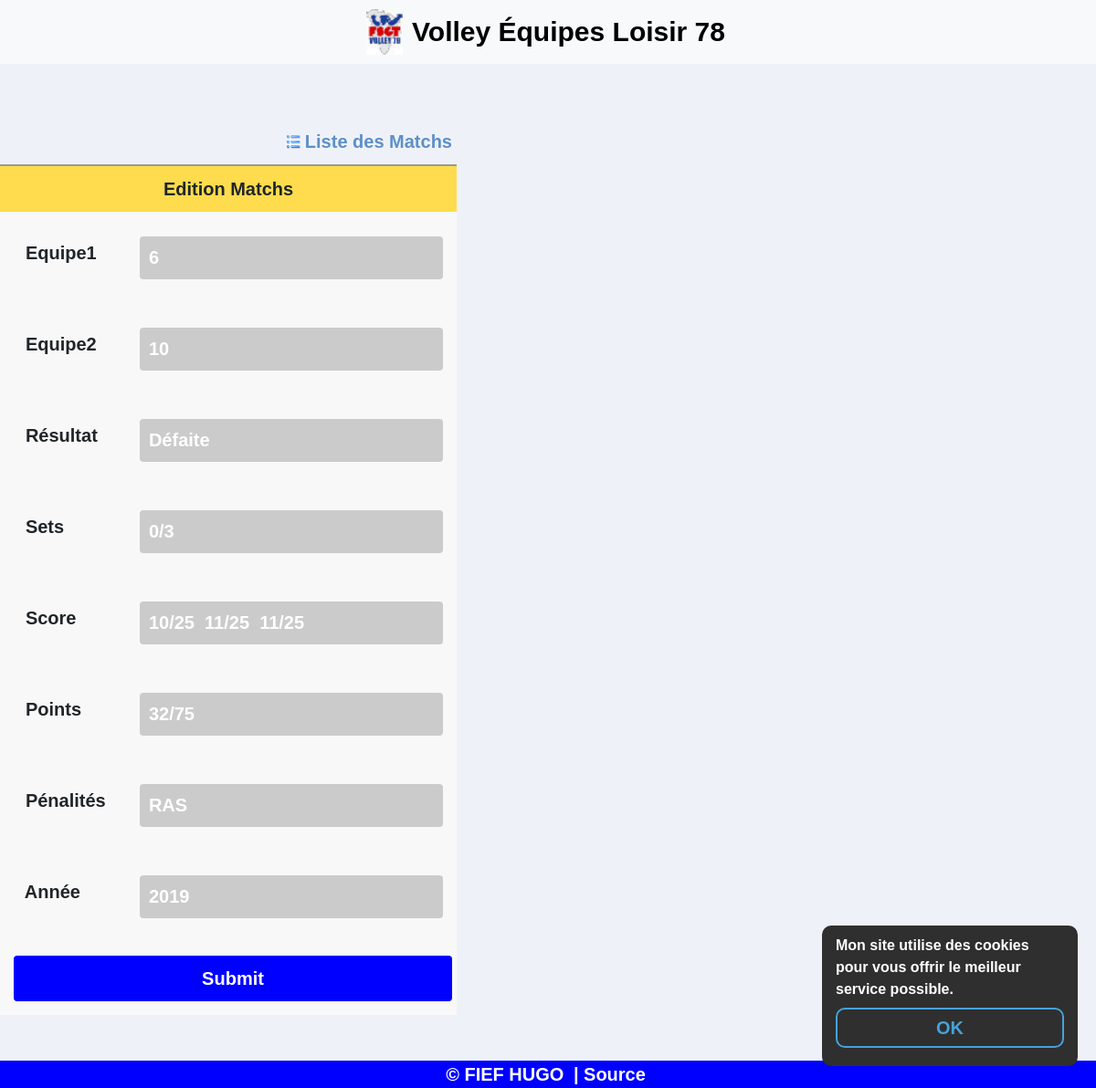
/crud/editM.php?year=2019&id=22 (signed in), run on the app's committed database.
### tables this page shows
CREATE TABLE IF NOT EXISTS `volley_matchs` (
  `id` int(11) NOT NULL AUTO_INCREMENT,
  `id_equipe1` int(11) NOT NULL,
  `id_equipe2` int(11) NOT NULL,
  `resultat` varchar(255) NOT NULL,
  `sets` varchar(255) NOT NULL,
  `scores` varchar(255) NOT NULL,
  `points` varchar(255) NOT NULL,
  `penalites` varchar(255) NOT NULL,
  `annee` int(11) NOT NULL,
  PRIMARY KEY (`id`)
);

### crud/editM.php (called while the page is built, shortened)
<?php
$get_year = htmlspecialchars(Util::getGetParam('year'));
$get_year = (int)$get_year;
$user = Matchs::getMatchs($_GET["id"], $get_year);
require_once("views/editM.view.php");
require_once('../include/footer.php');
?>

### include/class/Util.php (called while the page is built, shortened)
<?php
class Util
{
    public static function getGetParam($param)
    {
        if (!empty($_GET[$param]) && $_GET[$param] !== '') {
            return $_GET[$param];
        }
        return '';
    }
}
?>

### include/class/Bdd.php (called while the page is built, shortened)
<?php
class Bdd
{
    private static $_instance = null;
    private function __construct()
    {
        $this->conn = new PDO('mysql:host=localhost;dbname=volley;charset=utf8', 'root', '', array(PDO::ATTR_ERRMODE => PDO::ERRMODE_EXCEPTION));
    }
    public static function getInstance()
    {
        if (!static::$_instance) {
            static::$_instance = new Bdd();
        }
        return static::$_instance;
    }
}

### include/class/Matchs.php (called while the page is built, shortened)
<?php
class Matchs extends Bdd
{
    public static function getMatchs($id, $year)
    {
        return Bdd::getInstance()->conn->query('SELECT * FROM `volley_matchs` WHERE
            `id` = "' . $id . '" AND annee = "' . $year . '"')->fetchAll();
    }
}
?>

### crud/views/editM.view.php (the view, shortened to what this page needs)
<div class="content">
    <form name="frmUser" method="post" action="">
        <div style="width:500px;">
            <div style="padding-bottom:5px;">
                <a style="display: flex; justify-content: flex-end; align-items: center;" href="index.php" class="link">
                    <img style="display: block; margin-right: 5px;" alt='List' title='List'
                         src='../ressources/crud/list.png' width='15px' height='15px'/>
                    Liste des Matchs
                </a>
            </div>
            <table border="0" style="width: 500px; text-align: center;"
                   aria-describedby="édition résultats" class="tblSaveForm">
                <tr class="tableheader">
                    <td colspan="2">Edition Matchs</td>
                </tr>
                <?php foreach ($user as $value) { ?>
                    <tr>
                        <td><label>Equipe1</label></td>
                        <td>
                            <input class="form-control txtField" id="validationServer01"
                                type="number" placeholder="Moyenne E4" step="1"
                                name="id_equipe1" min="1" max="9999"
                                value="<?php echo $value['id_equipe1']; ?>"
                            >
                        </td>
                    </tr>
                    <tr>
                        <td><label>Equipe2</label></td>
                        <td>
                            <input class="form-control txtField" id="validationServer01"
                                type="number" placeholder="Moyenne E4" step="1"
                                name="id_equipe2" min="1" max="9999"
                                value="<?php echo $value['id_equipe2']; ?>"
                            >
                        </td>
                    </tr>
                    <tr>
                        <td><label>Résultat</label></td>
                        <td>
                            <input class="form-control txtField" id="validationServer01"
                                type="text" placeholder="Moyenne E4" name="resultat"
                                value="<?php echo $value['resultat']; ?>"
                            >
                        </td>
                    </tr>
                    <tr>
                        <td><label>Sets</label></td>
                        <td>
                            <input class="form-control txtField" id="validationServer01"
                                type="text" placeholder="Moyenne E4" name="sets"
                                value="<?php echo $value['sets']; ?>"
                            >
                        </td>
                    </tr>
                    <tr>
                        <td><label>Score</label></td>
                        <td>
                            <input class="form-control txtField" id="validationServer01"
                                type="text" placeholder="Moyenne E4" name="scores"
                                value="<?php echo $value['scores']; ?>"
                            >
                        </td>
                    </tr>
                    <tr>
                        <td><label>Points</label></td>
                        <td>
                            <input class="form-control txtField" id="validationServer01"
                                type="text" placeholder="Moyenne E4" name="points"
                                value="<?php echo $value['points']; ?>"
                            >
                        </td>
                    </tr>
                    <tr>
                        <td><label>Pénalités</label></td>
                        <td>
                            <input class="form-control txtField" id="validationServer01"
                                type="text" placeholder="Moyenne E4" name="penalites"
                                value="<?php echo $value['penalites']; ?>"
                            >
                        </td>
                    </tr>
                    <tr>
                        <td><label style="width: inherit; padding: 0 40px 0 0;">Année</label>
                        </td>
                        <td>
                            <input class="form-control txtField" id="validationServer01"
                                type="number" placeholder="Moyenne E4" step="1"
                                name="annee" min="2000" max="9999"
                                value="<?php echo $value['annee']; ?>"
                            >
                        </td>
                    </tr>
            <?php } ?>
                <tr>
                    <td colspan="2">
                        <input type="submit" name="submit" value="Submit" class="btnSubmit">
                    </td>
                </tr>
            </table>
        </div>
    </form>
</div>

### css/style.css (style rules this page uses)
* { font-family: cursive, sans-serif !important; }
*:not(h1):not(h2) { font-weight: bold !important; font-size: 20px !important; }
html, body { width: 100%; height: 100%; margin: 0; }
body { background-color: #EEF2F8; }
a { text-decoration: none; }
label { padding: 0 10px 0 0; font-size: 26px; line-height: 70px; display: none; width: 26px; float: right; }
.content { z-index: -1; width: 100%; margin-top: 70px; }
input[type=text], input[type=password] { background-color: #CBCBCB; color: white; border-style: none; padding: 10px; }
input[type=submit] { background-color: blue; color: white; border: none; padding: 10px; }
input { font-family: cursive; font-weight: normal; font-size: 16px; }
.logform input, a { margin: 5px; }
input { width: 100%; margin: 5px; }
.tblSaveForm { border-top: 2px #999999 solid; background-color: #f8f8f8; }
.tableheader { background-color: #fedc4d; }
.btnSubmit { background-color: #fd9512; padding: 5px; border-color: #FF6600; border-radius: 4px; color: white; }
.txtField { padding: 5px; border: #fedc4d 1px solid; border-radius: 4px; }
.link { text-decoration: none; color: #5e8fc7; font-size: 11px; }

### crud/views/editM.view.php (style rules this page uses)
label { display: block; padding: 0 100px 0 0; font-size: 18px; }
td { padding: 10px; }
input[type="number"] { background-color: #CBCBCB; color: white; border-style: none; padding: 10px; }
input[type="text"], input[type="number"] { width: calc(100% - 10px); }

### data on the page
volley_matchs: id_equipe1 "6", id_equipe2 "10", resultat "Défaite", sets "0/3", scores "10/25 11/25 11/25", points "32/75", penalites "RAS", annee "2019"
